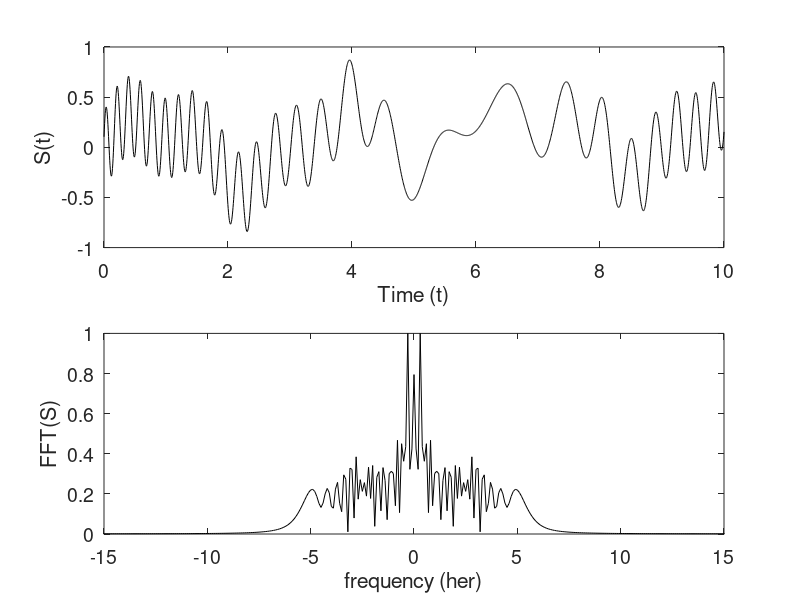
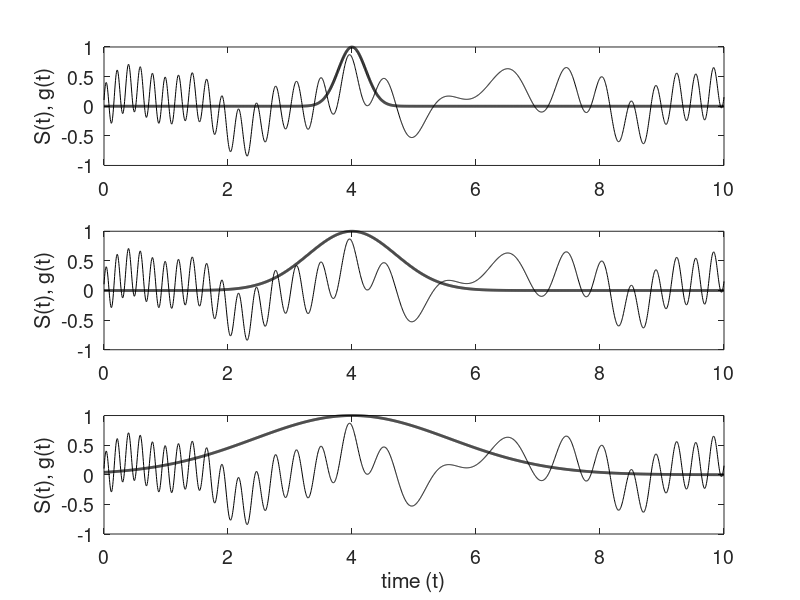

MATLAB code for these plots, in order:
L=10;
n=2048;
Fs = n/L;
t=linspace(0,L,n);
% k=(2*pi/L)*[0:n/2-1 -n/2:-1]; ks=fftshift(k);
k = (-n/2: n/2-1)/n *Fs;

S=(3*sin(2*t)+0.5*tanh(0.5*(t-3))+ 0.2*exp(-(t-4).^2)...
+1.5*sin(5*t)+4*cos(3*(t-6).^2))/10+(t/20).^3;
St=fft(S);

figure(1)
subplot(2,1,1) % Time domain
plot(t,S,'k')
set(gca,'Fontsize',14),
xlabel('Time (t)'), ylabel('S(t)')
subplot(2,1,2) % Fourier domain
plot(k,abs(fftshift(St))/max(abs(St)),'k');
axis([-15 15 0 1])
set(gca,'Fontsize',14)
xlabel('frequency (her)'), ylabel('FFT(S)')

figure(2)

width=[10 1 0.2];
for j=1:3
g=exp(-width(j)*(t-4).^2);
subplot(3,1,j)
plot(t,S,'k'), hold on
plot(t,g,'k','Linewidth',2)
set(gca,'Fontsize',14)
ylabel('S(t), g(t)')
end
xlabel('time (t)')


